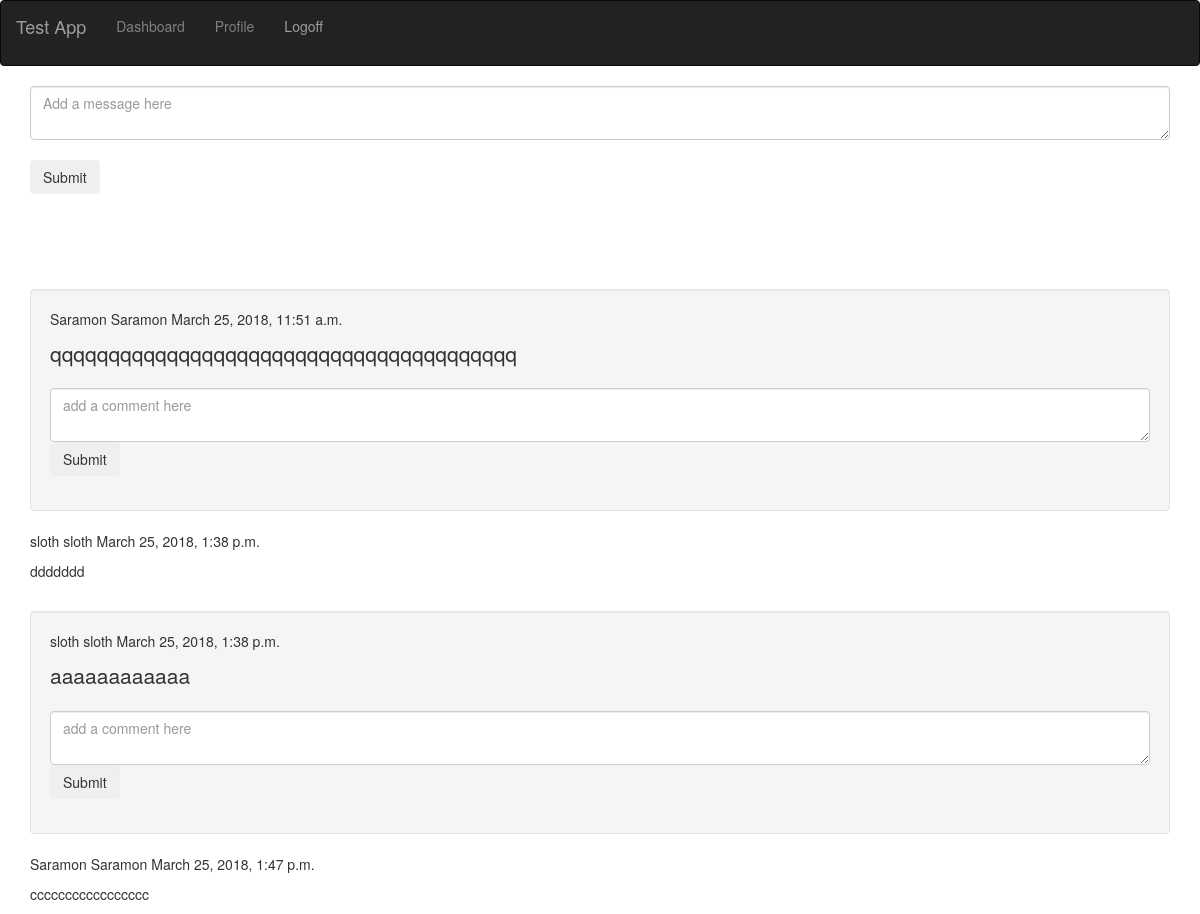
The app's page /users/show/9/ (signed in), older data.
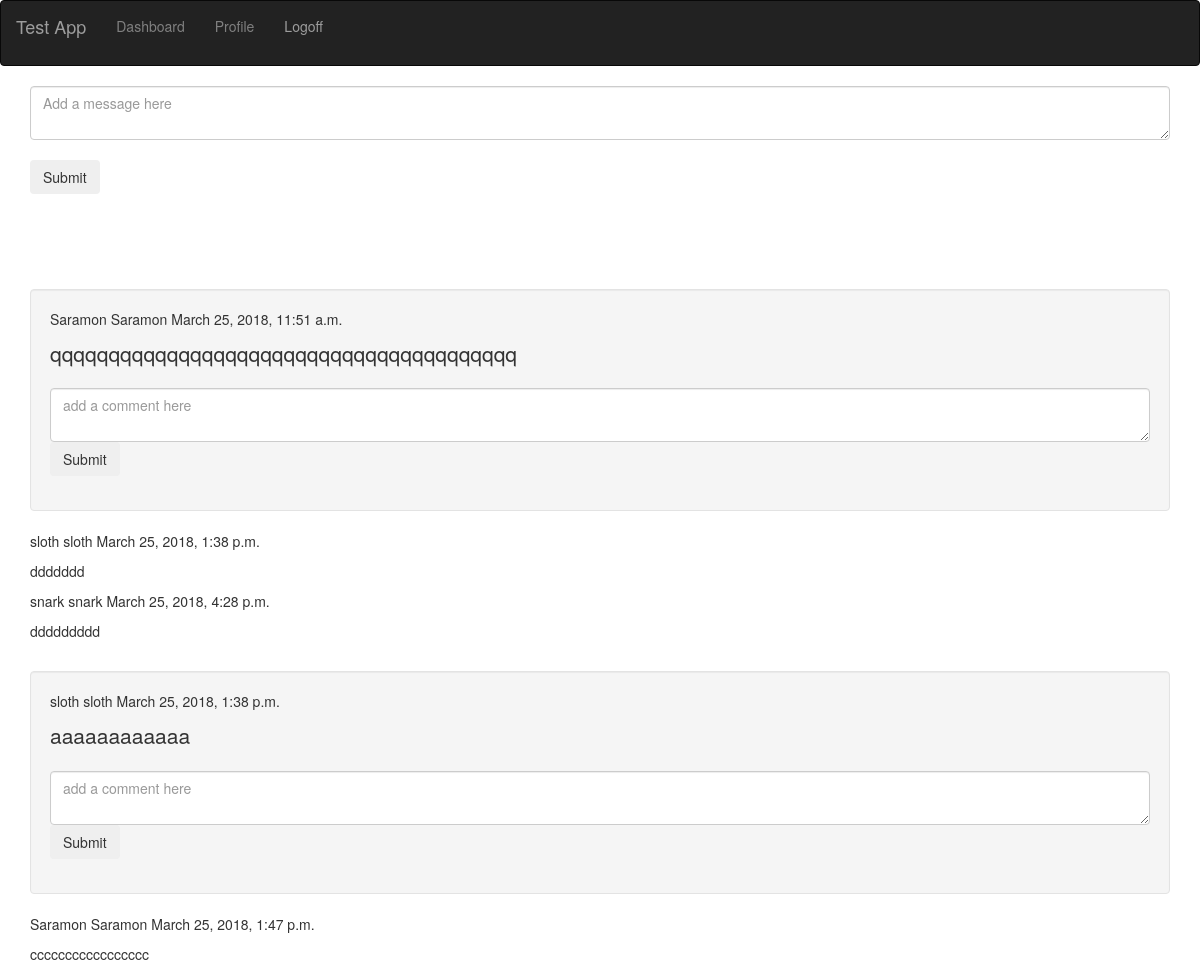
The same page, newer data.
### apps/login/models.py (models this page shows)
class Users(models.Model):
    first_name = models.CharField(max_length=255)
    last_name = models.CharField(max_length=255)
    email = models.CharField(max_length=255)
    password = models.CharField(max_length=255)
    created_at = models.DateTimeField(auto_now_add=True)
    user_level = models.CharField(max_length=255)
    description = models.TextField(max_length=1000)
    objects = UsersManager()

class Messages(models.Model):
    message = models.TextField(max_length=1000)
    user_message_id = models.ForeignKey(Users, related_name="messages")
    created_at = models.DateTimeField(auto_now_add=True)
    objects = MessagesManager()

class Comments(models.Model):
    comment = models.TextField(max_length=1000)
    user_comment_id = models.ForeignKey(Users, related_name="comments")
    user_message_id = models.ForeignKey(Messages, related_name="comments")
    created_at = models.DateTimeField(auto_now_add=True)
    objects = CommentsManager()

### apps/users/views.py (the view)
# urls.py: url(r'^show/(?P<id>\d+)/', views.show),
def show(request,id):
    if request.session['status'] == False:
        return redirect('/')
    messages = Messages.objects.all()
    m1 = list(messages)
    m2 = []
    for message in m1:
        m_dict = {}
        user = Users.objects.filter(id=message.user_message_id.id)
        m_dict['first_name'] = user[0].first_name
        m_dict['last_name'] = user[0].last_name
        m_dict['message'] = message.message
        m_dict['id'] = message.id
        m_dict['created_at'] = message.created_at
        m2.append(m_dict)
    for message in m2:
        comment_dict = {}
        print message
        comments = Comments.objects.filter(user_message_id = message['id'])
        comment_dict['comment_list'] = list(comments)
        message['comments'] = comment_dict
    context = { 'm_list':m2}
    return render(request, 'users/show_user.html', context)

### apps/users/templates/users/show_user.html (shortened to what this page needs)
<html>
  <head>
    <link rel="stylesheet" href="https://maxcdn.bootstrapcdn.com/bootstrap/3.3.7/css/bootstrap.min.css">
      {% load static %}
    <link rel="stylesheet" href="{% static 'login/css/style.css' %}" media="screen" title="no title"  charset="utf-8">
  </head>
    <body>
    <nav class="navbar navbar-inverse">
      <div class="container-fluid">
        <div class="navbar-header">
          <a class="navbar-brand" href="/">Test App</a>
        </div>
      <ul class="nav navbar-nav">
        <li>
          <form action="/dashboard/decision/" method="post">
              <input type="submit" value="Dashboard" style="border:none;background:none;color:gray;padding:15px;">
          </form>
        </li>
        <li>
          <form action="/users/decision/{{request.session.id}}/" method="post">
            <input type="submit" value="Profile" style="border:none;background:none;color:gray;padding:15px;">
          </form>
        </li>
        <li><a href="/users/logoff">Logoff</a></li>
      </ul>
      </div>
    </nav>
    <div class="container">
          <div class="form-group">
	    <form action='/users/{{request.session.id}}/create_message/' method='post'>
              <textarea name='message' class="form-control" placeholder="Add a message here"></textarea>
              <br>
              <input class="btn" type='submit' id='button' value='Submit'>
            </form>
          </div>
        <br>
    </div>
    <div class="container">
        <br>
        <br>
        {% for m in m_list %}
        <br>
          <div class="well">
             <p>{{m.first_name}} {{ m.last_name }} {{ m.created_at}}</p>
             <p class="lead">{{ m.message}}</p>
             <div class="form-group">
	       <form action='/users/create_comment/{{m.id}}/{{request.session.id}}/' method='post'>
                 <textarea name='comment' class="form-control" placeholder="add a comment here"></textarea>
                 <input class='btn' type='submit' id='button' value='Submit'>
               </form>
             </div>
           </div>
        {% if m.comments %}
        {% for comment in m.comments.comment_list %}
           <div class="col-lg col-centered">
             <p>{{comment.user_comment_id.first_name}} {{comment.user_comment_id.last_name}} {{comment.created_at}}</p>
             <p>{{comment.comment}}</p>
           </div>
	{% endfor %}
        {% endif %}
      {% endfor %}
  </div>
  </body>
</html>

Row changes from the older to the newer data that the page shows:
added Comments: user_comment_id.first_name "snark", user_comment_id.last_name "snark", created_at "March 25, 2018, 4:28 p.m.", comment "ddddddddd", shown under "Saramon"
